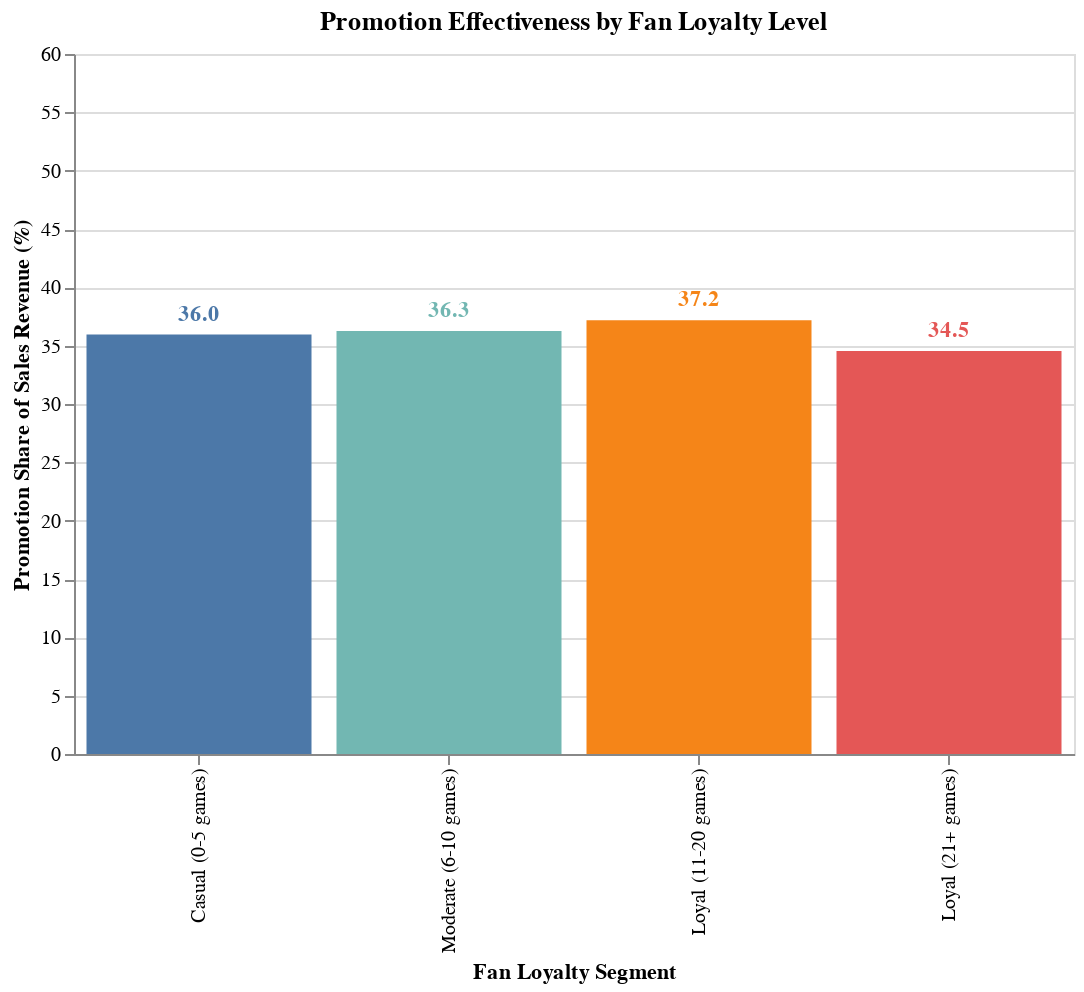

Source (notebook cell):
### Markdown cell above
<strong><h2>Do promotions attract casual fans or loyal fans?</strong></h2>

### Code cell
merged_promo = merch.merge(
    fanbase[['Membership_ID', 'Games_Attended', 'Seasonal_Pass']], 
    left_on='Member_ID', 
    right_on='Membership_ID', 
    how='left'
)

# define loyalty segments based on attendance and season pass
def classify_loyalty(row):
    if pd.isna(row['Games_Attended']):
        return 'Unknown'
    elif row['Seasonal_Pass'] and row['Games_Attended'] >= 21:
        return 'Loyal (21+ games)'
    elif row['Seasonal_Pass'] and row['Games_Attended'] >= 11:
        return 'Loyal (11-20 games)'
    elif row['Games_Attended'] >= 21:
        return 'Engaged (21+ games)'
    elif row['Games_Attended'] >= 11:
        return 'Engaged (11-20 games)'
    elif row['Games_Attended'] >= 6:
        return 'Moderate (6-10 games)'
    else:
        return 'Casual (0-5 games)'

merged_promo['Loyalty_Segment'] = merged_promo.apply(classify_loyalty, axis=1)

# calculate promotion effectiveness by loyalty segment
promo_by_loyalty = (
    merged_promo.groupby(['Loyalty_Segment', 'Promotion'], as_index=False)
    .agg(
        Total_Sales=('Unit_Price', 'sum'),
        Num_Purchases=('Unit_Price', 'count')
    )
)

# compare promo and non-promo
promo_pivot = promo_by_loyalty.pivot_table(
    index='Loyalty_Segment',
    columns='Promotion',
    values=['Total_Sales', 'Num_Purchases'],
    fill_value=0
).reset_index()


promo_pivot.columns = ['_'.join(map(str, col)).strip('_') if col[1] != '' else col[0] 
                        for col in promo_pivot.columns.values]

# Calculate promotion share
promo_pivot['Promo_Sales_Share_%'] = (
    promo_pivot['Total_Sales_True'] / 
    (promo_pivot['Total_Sales_True'] + promo_pivot['Total_Sales_False'])
) * 100

promo_pivot['Promo_Purchase_Share_%'] = (
    promo_pivot['Num_Purchases_True'] / 
    (promo_pivot['Num_Purchases_True'] + promo_pivot['Num_Purchases_False'])
) * 100

# create different loyalty levels
loyalty_order = ['Casual (0-5 games)', 'Moderate (6-10 games)', 
                 'Engaged (11-20 games)', 'Engaged (21+ games)',
                 'Loyal (11-20 games)', 'Loyal (21+ games)', 'Unknown']
promo_pivot['Loyalty_Segment'] = pd.Categorical(
    promo_pivot['Loyalty_Segment'], 
    categories=loyalty_order, 
    ordered=True
)
promo_pivot = promo_pivot.sort_values('Loyalty_Segment')

# create viz
chart = alt.Chart(promo_pivot[promo_pivot['Loyalty_Segment'] != 'Unknown']).mark_bar().encode(
    x=alt.X('Loyalty_Segment:N', 
            title='Fan Loyalty Segment',
            sort=loyalty_order),
    y=alt.Y('Promo_Sales_Share_%:Q', 
            title='Promotion Share of Sales Revenue (%)',
            scale=alt.Scale(domain=[0, 60])),
    color=alt.Color('Loyalty_Segment:N',
                    scale=alt.Scale(scheme='tableau10'),
                    legend=None),
    tooltip=[
        alt.Tooltip('Loyalty_Segment:N', title='Loyalty Segment'),
        alt.Tooltip('Promo_Sales_Share_%:Q', title='Promo Sales Share (%)', format='.1f'),
        alt.Tooltip('Total_Sales_True:Q', title='Promo Sales ($)', format=',.0f'),
        alt.Tooltip('Total_Sales_False:Q', title='Non-Promo Sales ($)', format=',.0f')
    ]
).properties(
    width=500,
    height=350,
    title='Promotion Effectiveness by Fan Loyalty Level'
)


text = chart.mark_text(
    align='center',
    baseline='bottom',
    dy=-5,
    color='black',
    fontSize=11,
    fontWeight='bold'
).encode(
    text=alt.Text('Promo_Sales_Share_%:Q', format='.1f')
)

#add layers tgt
final_chart = (chart + text)
final_chart

### Figure 1 — Vega-Lite specification as saved in the notebook (floating-point values rounded to 4 significant figures)
{"config": {"view": {"continuousWidth": 300, "continuousHeight": 300}}, "layer": [{"mark": {"type": "bar"}, "encoding": {"color": {"field": "Loyalty_Segment", "legend": null, "scale": {"scheme": "tableau10"}, "type": "nominal"}, "tooltip": [{"field": "Loyalty_Segment", "title": "Loyalty Segment", "type": "nominal"}, {"field": "Promo_Sales_Share_%", "format": ".1f", "title": "Promo Sales Share (%)", "type": "quantitative"}, {"field": "Total_Sales_True", "format": ",.0f", "title": "Promo Sales ($)", "type": "quantitative"}, {"field": "Total_Sales_False", "format": ",.0f", "title": "Non-Promo Sales ($)", "type": "quantitative"}], "x": {"field": "Loyalty_Segment", "sort": ["Casual (0-5 games)", "Moderate (6-10 games)", "Engaged (11-20 games)", "Engaged (21+ games)", "Loyal (11-20 games)", "Loyal (21+ games)", "Unknown"], "title": "Fan Loyalty Segment", "type": "nominal"}, "y": {"field": "Promo_Sales_Share_%", "scale": {"domain": [0, 60]}, "title": "Promotion Share of Sales Revenue (%)", "type": "quantitative"}}, "title": "Promotion Effectiveness by Fan Loyalty Level"}, {"mark": {"type": "text", "align": "center", "baseline": "bottom", "color": "black", "dy": -5, "fontSize": 11, "fontWeight": "bold"}, "encoding": {"color": {"field": "Loyalty_Segment", "legend": null, "scale": {"scheme": "tableau10"}, "type": "nominal"}, "text": {"field": "Promo_Sales_Share_%", "format": ".1f", "type": "quantitative"}, "tooltip": [{"field": "Loyalty_Segment", "title": "Loyalty Segment", "type": "nominal"}, {"field": "Promo_Sales_Share_%", "format": ".1f", "title": "Promo Sales Share (%)", "type": "quantitative"}, {"field": "Total_Sales_True", "format": ",.0f", "title": "Promo Sales ($)", "type": "quantitative"}, {"field": "Total_Sales_False", "format": ",.0f", "title": "Non-Promo Sales ($)", "type": "quantitative"}], "x": {"field": "Loyalty_Segment", "sort": ["Casual (0-5 games)", "Moderate (6-10 games)", "Engaged (11-20 games)", "Engaged (21+ games)", "Loyal (11-20 games)", "Loyal (21+ games)", "Unknown"], "title": "Fan Loyalty Segment", "type": "nominal"}, "y": {"field": "Promo_Sales_Share_%", "scale": {"domain": [0, 60]}, "title": "Promotion Share of Sales Revenue (%)", "type": "quantitative"}}, "title": "Promotion Effectiveness by Fan Loyalty Level"}], "data": {"name": "data-c8277f65e1f53dde13151c8a840fb3d2"}, "height": 350, "width": 500, "$schema": "https://vega.github.io/schema/vega-lite/v5.20.1.json", "datasets": {"data-c8277f65e1f53dde13151c8a840fb3d2": [{"Loyalty_Segment": "Casual (0-5 games)", "Num_Purchases_False": 25340.0, "Num_Purchases_True": 14280.0, "Total_Sales_False": 2419000.0, "Total_Sales_True": 1358000.0, "Promo_Sales_Share_%": 35.95, "Promo_Purchase_Share_%": 36.04}, {"Loyalty_Segment": "Moderate (6-10 games)", "Num_Purchases_False": 15080.0, "Num_Purchases_True": 8517.0, "Total_Sales_False": 1427000.0, "Total_Sales_True": 811500.0, "Promo_Sales_Share_%": 36.25, "Promo_Purchase_Share_%": 36.09}, {"Loyalty_Segment": "Loyal (11-20 games)", "Num_Purchases_False": 1105.0, "Num_Purchases_True": 635.0, "Total_Sales_False": 103300.0, "Total_Sales_True": 61120.0, "Promo_Sales_Share_%": 37.18, "Promo_Purchase_Share_%": 36.49}, {"Loyalty_Segment": "Loyal (21+ games)", "Num_Purchases_False": 1912.0, "Num_Purchases_True": 1006.0, "Total_Sales_False": 181400.0, "Total_Sales_True": 95680.0, "Promo_Sales_Share_%": 34.53, "Promo_Purchase_Share_%": 34.48}]}}
